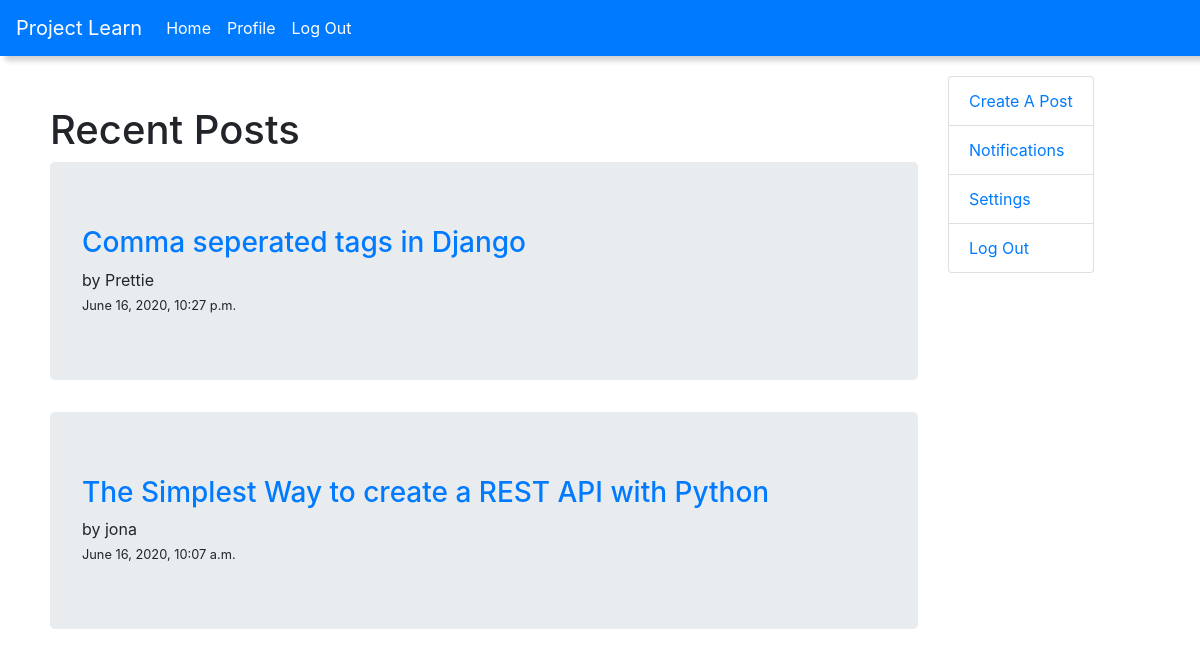
Page / (signed in) on the earlier database version.
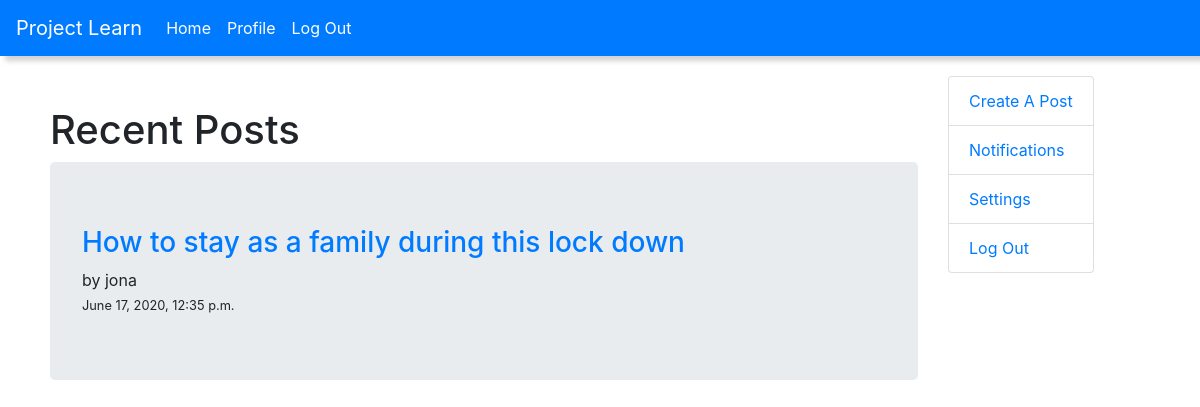
Same page on the later database version.
### blog/models.py (models this page shows, shortened)
class Post(models.Model):
    STATUS_CHOICES = (
        ('draft', 'Draft'),
        ('published', 'Published'),
    )
    tags=TaggableManager()
    title = models.CharField(max_length=250)
    slug = models.SlugField(max_length=250, unique_for_date='published')
    author = models.ForeignKey(
        User, on_delete=models.CASCADE, related_name='blog_posts')
    body = models.TextField()
    publish = models.DateTimeField(default=timezone.now)
    created = models.DateTimeField(auto_now_add=True)
    updated = models.DateTimeField(auto_now_add=True)
    status = models.CharField(
        max_length=10, choices=STATUS_CHOICES, default='draft')
    class Meta:
        ordering = ['-publish']

### blog/views.py (the view)
# urls.py: path('', views.index, name='home'),
def index(request):
    posts=Post.objects.all()
    if request.method =="POST":
        form=PostCreationForm(request.POST)
        if form.is_valid():
            form.save(commit=False)
            return redirect('blog:home')
    context={
        'posts':posts
    }
    return render(request, 'blog/index.html',context)

### blog/templates/blog/index.html (shortened to what this page needs)
{% extends 'blog/base.html' %}
{% block body %}
 {% if user.is_authenticated %}
 <div class="home">
    <div class="recent">
      <h1>Recent Posts</h1>
      {% for post in posts %}
        <div class="jumbotron">
          <div class="head-text">
            <a href="/posts/{{post.title}}/"><h3>{{post.title}}</h3></a> by {{post.author}}</div>
          <small class="post-time">{{post.created}}</small>
        </div>
      {% endfor %}
    </div>
  <div class="side-bar">
    <ul class="list-group">
      <li class="list-group-item"><a href="{% url 'blog:add_post' %}">Create A Post</a></li>
      <li class="list-group-item"><a href="">Notifications</a></li>
      <li class="list-group-item"><a href="">Settings</a></li>
      <li class="list-group-item"><a href="">Log Out</a></li>
    </ul>
  </div>
</div>
{% endif %} {% endblock body %}

### blog/templates/blog/base.html (shortened to what this page needs)
{% load static %}
<!DOCTYPE html>
<html lang="en">
  <head>
    <link rel="stylesheet" href="{% static 'blog/main.css' %}" />
    <link rel="stylesheet" href="{% static 'blog/bootstrap.min.css' %}" />
  </head>
  <body>
    <header>
      <nav class="navbar navbar-expand-sm navbar-dark bg-primary">
        <a class="navbar-brand" href="{%url 'blog:home' %}">Project Learn</a>
        <div class="collapse navbar-collapse" id="collapsibleNavId">
          <ul class="navbar-nav mr-auto mt-2 mt-lg-0">
            <li class="nav-item active">
              <a class="nav-link" href="{% url 'blog:home' %}"
                >Home <span class="sr-only">(current)</span></a
              >
            </li>
            {% if user.is_authenticated %}
            <li class="nav-item active">
              <a href="/user_profile/{{user.username}}" class="nav-link">Profile</a>
            </li>
            <li class="nav-item active">
              <a class="nav-link" href="{% url 'blog:logout' %}">Log Out</a>
            </li>
            {% endif %}
          </ul>
        </div>
      </nav>
    </header>
    {% block body %} {% endblock body %}
  </body>
</html>

### blog/static/blog/main.css (style rules this page uses)
header { background-color: white; color: dodgerblue; box-shadow: 5px 5px 5px lightgray; display: flex; justify-content: space-between; }
a { text-decoration: none; }
.home { display: flex; padding: 20px; }
.recent { width: 80%; padding: 30px; }

Differences in the rows shown:
removed Post: title "Comma seperated tags in Django", author "Prettie", created "June 16, 2020, 10:27 p.m."
removed Post: title "The Simplest Way to create a REST API with Python", author "jona", created "June 16, 2020, 10:07 a.m."
added Post: title "How to stay as a family during this lock down", author "jona", created "June 17, 2020, 12:35 p.m."
